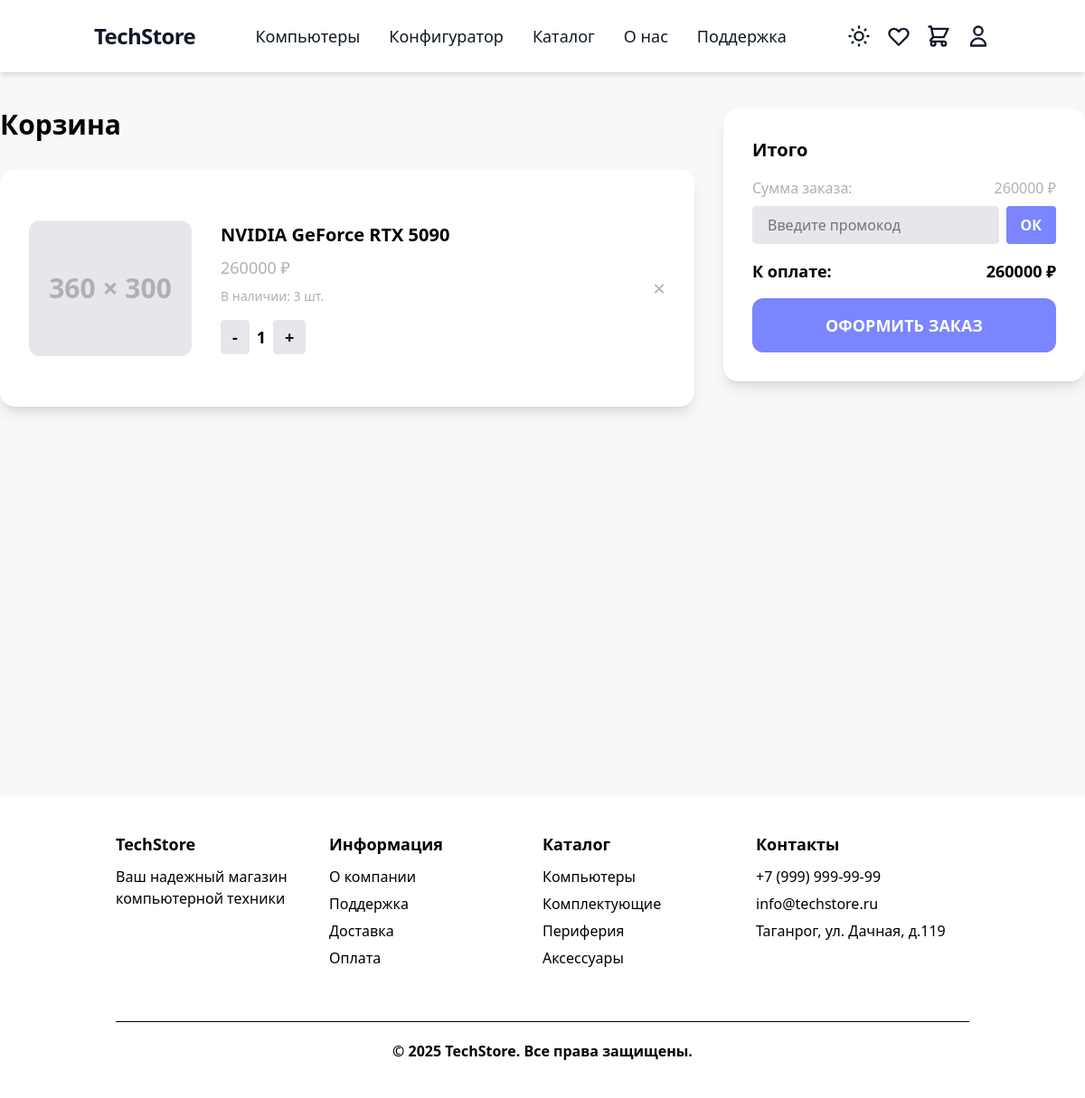
The page /cart/ (signed in) on the database its author committed.
### cart/models.py (models this page shows, shortened)
class CartItem(models.Model):
    user = models.ForeignKey(settings.AUTH_USER_MODEL, on_delete=models.CASCADE, related_name='cart_items', verbose_name='Пользователь')
    product = models.ForeignKey(Product, on_delete=models.CASCADE, verbose_name='Товар')
    quantity = models.PositiveIntegerField('Количество', default=1)
    added_at = models.DateTimeField('Дата добавления', auto_now_add=True)
    class Meta:
        unique_together = ('user', 'product')
        verbose_name = 'Товар в корзине'
        verbose_name_plural = 'Корзина'

### store/models.py (models this page shows, shortened)
class Product(models.Model):
    category = models.ForeignKey(
        Category,
        on_delete=models.PROTECT,
        related_name='products',
        verbose_name='Категория'
    )
    name = models.CharField('Название', max_length=200)
    slug = models.SlugField('URL', max_length=200, unique=True)
    price = models.DecimalField(
        'Цена',
        max_digits=10,
        decimal_places=2,
        validators=[MinValueValidator(Decimal('0.01'))]
    )
    discount = models.PositiveIntegerField('Скидка (%)', default=0)
    stock = models.PositiveIntegerField(
        'Количество на складе',
        default=0,
        help_text='Количество товара на складе'
    )
    min_stock = models.PositiveIntegerField(
        'Минимальный остаток',
        default=0,
        help_text='Минимальное количество для предупреждения о заканчивающемся товаре'
    )
    is_popular = models.BooleanField(
        'Популярный товар',
        default=False,
        help_text='Отметьте, если товар является популярным и должен отображаться в специальных блоках.'
    )
    description = models.TextField(
        'Описание',
        blank=True,
        default='',
        help_text='Можно использовать HTML-теги для форматирования текста (например, <ul>, <li>, <b>, <h3> и т.д.)'
    )
    image = models.ImageField('Фото', upload_to='products/', blank=True, null=True)
    class Meta:
        verbose_name = 'Товар'
        verbose_name_plural = 'Товары'
    @property
    def final_price(self):
        if self.discount:
            discount_decimal = Decimal(str(self.discount)) / Decimal('100')
            return self.price * (Decimal('1') - discount_decimal)
        return self.price

### cart/views.py (the view, shortened to what this page needs)
# urls.py: path('cart/', include('cart.urls')),
@login_required
def cart(request):
    cart_items = CartItem.objects.filter(user=request.user).select_related('product')
    order_sum = sum(item.product.price * item.quantity for item in cart_items)
    total_sum = sum(item.product.final_price * item.quantity for item in cart_items)
    applied_promocode = None
    discount_amount = Decimal('0')
    final_total = total_sum
    try:
        cart_promocode = CartPromoCode.objects.get(user=request.user)
        promocode = cart_promocode.promocode
        is_valid, error_message = promocode.is_valid(user=request.user, order_amount=total_sum)
        if is_valid:
            applied_promocode = promocode
            discount_amount = promocode.calculate_discount(total_sum)
            final_total = total_sum - discount_amount
        else:
            cart_promocode.delete()
            from django.contrib import messages
            messages.warning(request, f'Промокод "{promocode.code}" больше не действителен: {error_message}')
    except CartPromoCode.DoesNotExist:
        pass
    context = {
        'cart_items': cart_items,
        'order_sum': order_sum,
        'total_sum': total_sum,
        'applied_promocode': applied_promocode,
        'discount_amount': discount_amount,
        'final_total': final_total,
    }
    if request.headers.get('X-Requested-With') == 'XMLHttpRequest':
        return render(request, 'cart/cart.html', context)
    return render(request, 'cart/cart.html', context)

### cart/templates/cart/cart.html (shortened to what this page needs)
{% extends 'base.html' %}
{% block content %}
<div class="min-h-screen py-10">
  <div class="max-w-7xl mx-auto flex flex-col lg:flex-row gap-8">
    <div class="flex-1">
      <h1 class="text-3xl font-bold text-black dark:text-white mb-8">Корзина</h1>
      <div class="bg-white dark:bg-[#28303F] rounded-2xl p-8 shadow-lg">
        {% for item in cart_items %}
        <div class="cart-item flex items-center gap-8 py-6 border-b border-[#e5e7eb] dark:border-[#363b4a] last:border-b-0 rounded-2xl"
             data-product-id="{{ item.product.id }}"
             data-stock="{{ item.product.stock|default:99 }}">
          <a href="/catalog/{{ item.product.category.product_line.slug }}/{{ item.product.category.slug }}/{{ item.product.slug }}/" class="block">
            <div class="w-[180px] h-[150px] bg-[#e5e7eb] dark:bg-[#28303F] flex items-center justify-center rounded-xl text-3xl text-[#b0b0b0] dark:text-[#7a8599] font-bold shrink-0">
              {% if item.product.image %}
                <img src="{{ item.product.image.url }}" alt="{{ item.product.name }}" class="w-full h-full object-cover rounded-xl">
              {% else %}
                360 × 300
              {% endif %}
            </div>
          </a>
          <div class="flex-1 flex flex-col gap-2">
            <a href="/catalog/{{ item.product.category.product_line.slug }}/{{ item.product.category.slug }}/{{ item.product.slug }}/" class="block">
              <div class="text-black dark:text-white text-xl font-semibold hover:text-purple-400 transition-colors">{{ item.product.name }}</div>
            </a>
            <div class="text-[#b0b0b0] dark:text-[#7a8599] text-lg">{{ item.product.final_price|floatformat:0 }} ₽</div>
            <div class="text-[#b0b0b0] dark:text-[#7a8599] text-sm">В наличии: {{ item.product.stock|default:"много" }} шт.</div>
            <div class="flex items-center gap-2 mt-2">
              <button class="qty-btn bg-[#e5e7eb] dark:bg-[#23283a] border border-[#e5e7eb] dark:border-[#363b4a] text-black dark:text-white rounded px-3 py-1 text-lg font-bold"
                      data-action="decrease"
                      data-product-id="{{ item.product.id }}">-</button>
              <span class="text-black dark:text-white text-lg font-bold qty-value">{{ item.quantity }}</span>
              <button class="qty-btn bg-[#e5e7eb] dark:bg-[#23283a] border border-[#e5e7eb] dark:border-[#363b4a] text-black dark:text-white rounded px-3 py-1 text-lg font-bold"
                      data-action="increase"
                      data-product-id="{{ item.product.id }}">+</button>
            </div>
          </div>
          <div class="flex flex-col items-end gap-2">
            <button class="remove-cart-btn text-[#b0b0b0] dark:text-[#7a8599] text-2xl hover:text-red-500 transition"
                    data-product-id="{{ item.product.id }}">&times;</button>
          </div>
        </div>
        {% empty %}
        <div class="text-black dark:text-white text-center py-12">Ваша корзина пуста.</div>
        {% endfor %}
      </div>
    </div>
    <div class="w-full lg:w-[400px] flex-shrink-0">
      <div class="bg-white dark:bg-[#28303F] rounded-2xl p-8 shadow-lg flex flex-col gap-6">
        <div>
          <div class="text-black dark:text-white text-xl font-bold mb-4">Итого</div>
          <div class="flex justify-between text-[#b0b0b0] dark:text-[#7a8599] text-base mb-2">
            <span>Сумма заказа:</span>
            <span id="order-sum">{{ total_sum|floatformat:0 }} ₽</span>
          </div>
          <div id="promocode-input" class="flex gap-2 mb-4 {% if applied_promocode %}hidden{% endif %}">
            <input type="text" id="promocode-field" class="flex-1 rounded bg-[#e5e7eb] dark:bg-[#1a2230] text-black dark:text-white px-4 py-2 border border-[#e5e7eb] dark:border-[#363b4a] focus:outline-none focus:border-[#7a85ff]" placeholder="Введите промокод" maxlength="50">
            <button id="apply-promocode-btn" class="bg-[#7a85ff] hover:bg-[#4b1bb3] text-white px-4 py-2 rounded font-semibold transition-colors">ОК</button>
          </div>
          <div class="flex justify-between text-black dark:text-white text-lg font-bold mb-4">
            <span>К оплате:</span>
            <span id="final-total">{{ final_total|floatformat:0 }} ₽</span>
          </div>
          {% if cart_items %}
          <a href="{% url 'order:checkout' %}" class="w-full bg-[#7a85ff] hover:bg-[#4b1bb3] text-white py-4 rounded-xl text-lg font-bold transition-colors block text-center">
            ОФОРМИТЬ ЗАКАЗ
          </a>
          {% else %}
          <button disabled class="w-full bg-gray-400 text-white py-4 rounded-xl text-lg font-bold cursor-not-allowed">
            КОРЗИНА ПУСТА
          </button>
          {% endif %}
        </div>
      </div>
    </div>
  </div>
</div>
{% endblock %}

### rows shown on the page
CartItem: shows "360 × 300", product.name "NVIDIA GeForce RTX 5090", product.final_price "260000", product.stock "3", quantity "1"

### other values the page prints
{{ total_sum|floatformat:0 }} "260000"
{{ final_total|floatformat:0 }} "260000"
